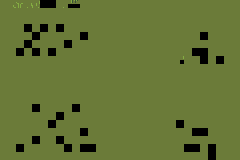

This is a level from a 2D game, rendered from its Tiled map with the project's own tilesets. A one-line summary and the map file follow, with tile-layer data summarised:
An orthogonal 30x20 tile map with 8x8 px tiles, 1 tile layer (Tile Layer 1).

<map version="1.10" tiledversion="1.10.2" orientation="orthogonal" renderorder="right-down" width="30" height="20" tilewidth="8" tileheight="8" infinite="0" nextlayerid="2" nextobjectid="1">
 <tileset firstgid="1" source="tiles.tsx" />
 <layer id="1" name="Tile Layer 1" width="30" height="20">
  <data>[600 cells, 600 non-empty, 14 distinct tile ids]</data>
 </layer>
</map>